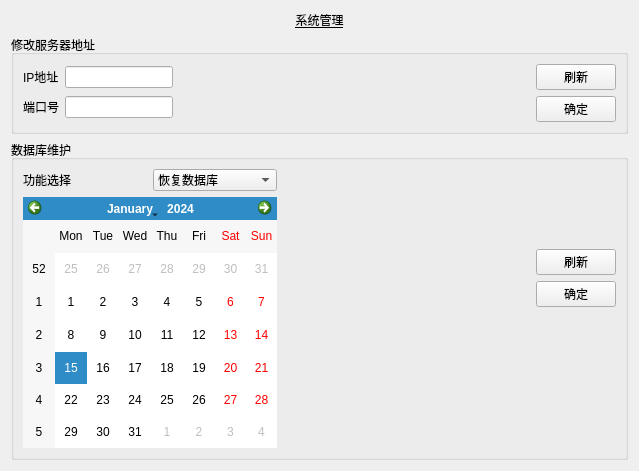
<?xml version="1.0" encoding="UTF-8"?>
<ui version="4.0">
 <class>SysMaintainWidget</class>
 <widget class="QWidget" name="SysMaintainWidget">
  <property name="geometry">
   <rect>
    <x>0</x>
    <y>0</y>
    <width>639</width>
    <height>471</height>
   </rect>
  </property>
  <property name="windowTitle">
   <string>Form</string>
  </property>
  <layout class="QVBoxLayout" name="verticalLayout">
   <item>
    <widget class="QLabel" name="label">
     <property name="font">
      <font>
       <family>Agency FB</family>
       <underline>true</underline>
      </font>
     </property>
     <property name="text">
      <string>系统管理</string>
     </property>
     <property name="alignment">
      <set>Qt::AlignCenter</set>
     </property>
    </widget>
   </item>
   <item>
    <widget class="QGroupBox" name="groupBox">
     <property name="title">
      <string>修改服务器地址</string>
     </property>
     <layout class="QHBoxLayout" name="horizontalLayout_2">
      <item>
       <layout class="QGridLayout" name="gridLayout_2">
        <item row="0" column="0">
         <widget class="QLabel" name="label_2">
          <property name="text">
           <string>IP地址</string>
          </property>
         </widget>
        </item>
        <item row="1" column="0">
         <widget class="QLabel" name="label_3">
          <property name="text">
           <string>端口号</string>
          </property>
         </widget>
        </item>
        <item row="1" column="1" colspan="2">
         <widget class="QLineEdit" name="lineEdit_2"/>
        </item>
        <item row="0" column="1" colspan="2">
         <widget class="QLineEdit" name="lineEdit_6"/>
        </item>
       </layout>
      </item>
      <item>
       <spacer name="horizontalSpacer">
        <property name="orientation">
         <enum>Qt::Horizontal</enum>
        </property>
        <property name="sizeHint" stdset="0">
         <size>
          <width>171</width>
          <height>20</height>
         </size>
        </property>
       </spacer>
      </item>
      <item>
       <layout class="QGridLayout" name="gridLayout">
        <item row="1" column="0" colspan="2">
         <widget class="QPushButton" name="pushButton_3">
          <property name="text">
           <string>确定</string>
          </property>
         </widget>
        </item>
        <item row="0" column="0" colspan="2">
         <widget class="QPushButton" name="pushButton">
          <property name="text">
           <string>刷新</string>
          </property>
         </widget>
        </item>
       </layout>
      </item>
     </layout>
    </widget>
   </item>
   <item>
    <widget class="QGroupBox" name="groupBox_2">
     <property name="title">
      <string>数据库维护</string>
     </property>
     <layout class="QGridLayout" name="gridLayout_4">
      <item row="0" column="0">
       <layout class="QHBoxLayout" name="horizontalLayout">
        <item>
         <widget class="QLabel" name="label_7">
          <property name="text">
           <string>功能选择</string>
          </property>
         </widget>
        </item>
        <item>
         <widget class="QComboBox" name="comboBox">
          <item>
           <property name="text">
            <string>恢复数据库</string>
           </property>
          </item>
          <item>
           <property name="text">
            <string>备份数据库</string>
           </property>
          </item>
         </widget>
        </item>
       </layout>
      </item>
      <item row="0" column="2" rowspan="2">
       <spacer name="verticalSpacer">
        <property name="orientation">
         <enum>Qt::Vertical</enum>
        </property>
        <property name="sizeHint" stdset="0">
         <size>
          <width>20</width>
          <height>88</height>
         </size>
        </property>
       </spacer>
      </item>
      <item row="1" column="0" rowspan="3">
       <widget class="QCalendarWidget" name="calendarWidget"/>
      </item>
      <item row="2" column="1">
       <spacer name="horizontalSpacer_2">
        <property name="orientation">
         <enum>Qt::Horizontal</enum>
        </property>
        <property name="sizeHint" stdset="0">
         <size>
          <width>83</width>
          <height>20</height>
         </size>
        </property>
       </spacer>
      </item>
      <item row="2" column="2">
       <layout class="QGridLayout" name="gridLayout_3">
        <item row="1" column="0" colspan="2">
         <widget class="QPushButton" name="pushButton_8">
          <property name="text">
           <string>确定</string>
          </property>
         </widget>
        </item>
        <item row="0" column="0" colspan="2">
         <widget class="QPushButton" name="pushButton_2">
          <property name="text">
           <string>刷新</string>
          </property>
         </widget>
        </item>
       </layout>
      </item>
      <item row="3" column="2">
       <spacer name="verticalSpacer_2">
        <property name="orientation">
         <enum>Qt::Vertical</enum>
        </property>
        <property name="sizeHint" stdset="0">
         <size>
          <width>20</width>
          <height>148</height>
         </size>
        </property>
       </spacer>
      </item>
     </layout>
    </widget>
   </item>
  </layout>
 </widget>
 <resources/>
 <connections/>
</ui>
